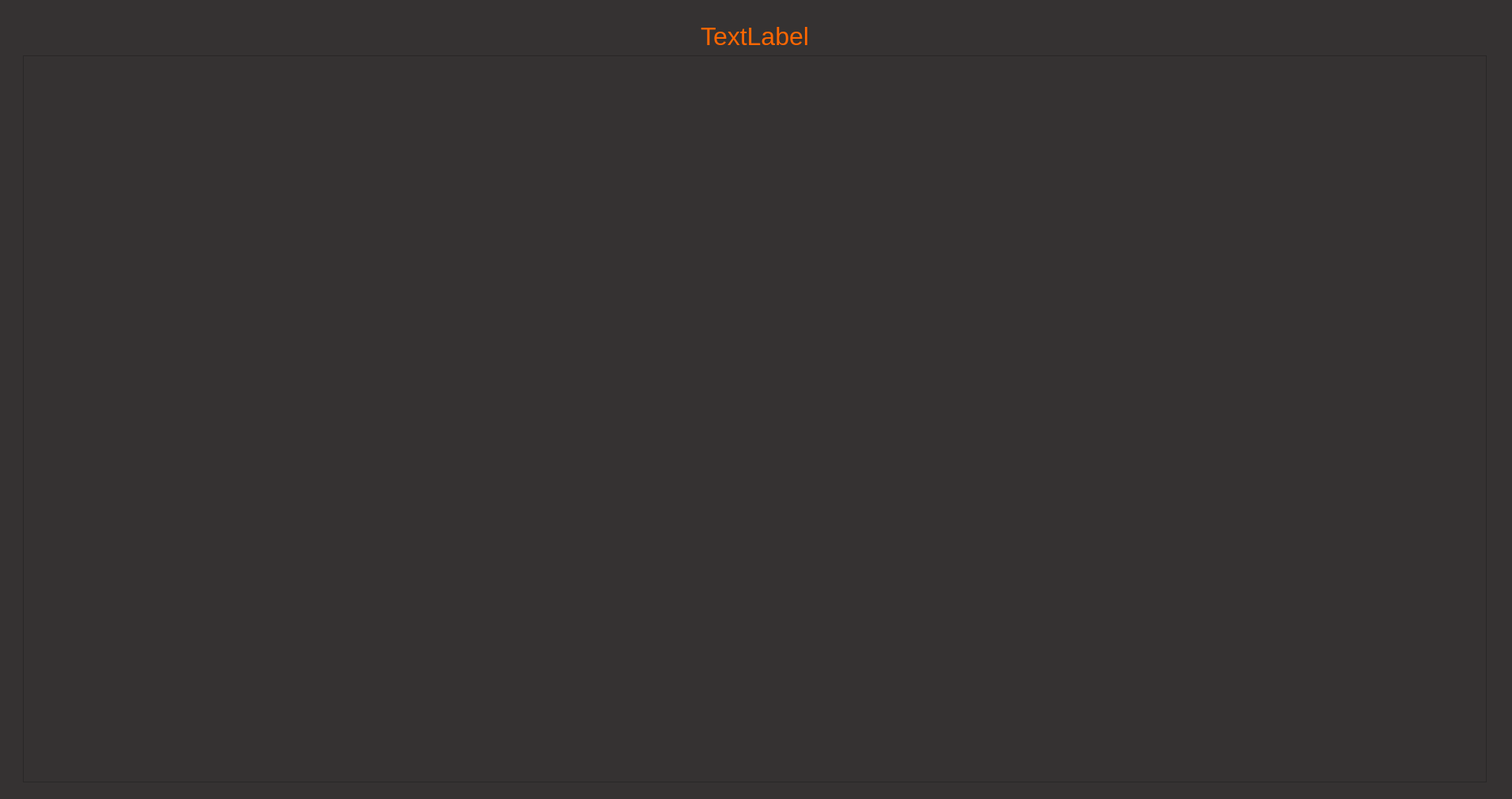
<?xml version="1.0" encoding="UTF-8"?>
<ui version="4.0">
 <class>Info_Form</class>
 <widget class="QWidget" name="Info_Form">
  <property name="geometry">
   <rect>
    <x>0</x>
    <y>0</y>
    <width>1912</width>
    <height>1010</height>
   </rect>
  </property>
  <property name="windowTitle">
   <string>Review</string>
  </property>
  <property name="styleSheet">
   <string notr="true">background-color: #353232</string>
  </property>
  <widget class="QWidget" name="verticalLayoutWidget">
   <property name="geometry">
    <rect>
     <x>29</x>
     <y>28</y>
     <width>1851</width>
     <height>961</height>
    </rect>
   </property>
   <layout class="QVBoxLayout" name="verticalLayout">
    <item>
     <widget class="QLabel" name="lbl_name">
      <property name="font">
       <font>
        <pointsize>24</pointsize>
       </font>
      </property>
      <property name="styleSheet">
       <string notr="true">color: #FF6600</string>
      </property>
      <property name="text">
       <string>TextLabel</string>
      </property>
      <property name="alignment">
       <set>Qt::AlignCenter</set>
      </property>
     </widget>
    </item>
    <item>
     <widget class="QPlainTextEdit" name="text_data">
      <property name="font">
       <font>
        <pointsize>15</pointsize>
       </font>
      </property>
      <property name="styleSheet">
       <string notr="true">color: white; font-size: 15pt</string>
      </property>
      <property name="readOnly">
       <bool>true</bool>
      </property>
      <property name="plainText">
       <string/>
      </property>
     </widget>
    </item>
   </layout>
  </widget>
 </widget>
 <resources/>
 <connections/>
</ui>
